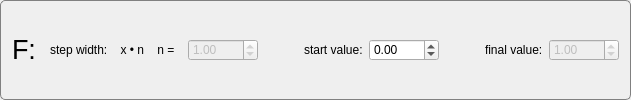
    <widget class="QGroupBox" name="gb_F">
     <property name="sizePolicy">
      <sizepolicy hsizetype="Preferred" vsizetype="Fixed">
       <horstretch>0</horstretch>
       <verstretch>0</verstretch>
      </sizepolicy>
     </property>
     <property name="styleSheet">
      <string notr="true">    QGroupBox  {
        background-color: qlineargradient(x1: 0, y1: 0, x2: 0, y2: 1,
                                          stop: 0 #E0E0E0, stop: 1 #FFFFFF);
        border: 1px solid gray;
        border-radius: 5px;
        margin-top: 3ex; /* leave space at the top for the title */
    }
     
    QGroupBox::title  {
        subcontrol-origin: margin;
		left: 12px;
        subcontrol-position: top left; /* position at the top center */
        padding: 1px;       
    }
</string>
     </property>
     <layout class="QHBoxLayout" name="horizontalLayout_5">
      <item>
       <widget class="QLabel" name="lb_F">
        <property name="sizePolicy">
         <sizepolicy hsizetype="Preferred" vsizetype="Fixed">
          <horstretch>0</horstretch>
          <verstretch>0</verstretch>
         </sizepolicy>
        </property>
        <property name="font">
         <font>
          <family>Arial</family>
          <pointsize>20</pointsize>
          <weight>50</weight>
          <bold>false</bold>
         </font>
        </property>
        <property name="text">
         <string>F: </string>
        </property>
       </widget>
      </item>
      <item>
       <widget class="QLabel" name="lb_StepValueF">
        <property name="sizePolicy">
         <sizepolicy hsizetype="Preferred" vsizetype="Fixed">
          <horstretch>0</horstretch>
          <verstretch>0</verstretch>
         </sizepolicy>
        </property>
        <property name="text">
         <string>step width:    x • n    n =  </string>
        </property>
       </widget>
      </item>
      <item>
       <widget class="QDoubleSpinBox" name="dsb_StepVauleF">
        <property name="enabled">
         <bool>false</bool>
        </property>
        <property name="sizePolicy">
         <sizepolicy hsizetype="Fixed" vsizetype="Fixed">
          <horstretch>0</horstretch>
          <verstretch>0</verstretch>
         </sizepolicy>
        </property>
        <property name="minimumSize">
         <size>
          <width>70</width>
          <height>0</height>
         </size>
        </property>
        <property name="maximumSize">
         <size>
          <width>70</width>
          <height>16777215</height>
         </size>
        </property>
        <property name="value">
         <double>1.000000000000000</double>
        </property>
       </widget>
      </item>
      <item>
       <spacer name="horizontalSpacer_7">
        <property name="orientation">
         <enum>Qt::Horizontal</enum>
        </property>
        <property name="sizeHint" stdset="0">
         <size>
          <width>40</width>
          <height>20</height>
         </size>
        </property>
       </spacer>
      </item>
      <item>
       <widget class="QLabel" name="lb_StartValueF">
        <property name="sizePolicy">
         <sizepolicy hsizetype="Preferred" vsizetype="Fixed">
          <horstretch>0</horstretch>
          <verstretch>0</verstretch>
         </sizepolicy>
        </property>
        <property name="text">
         <string>start value:</string>
        </property>
       </widget>
      </item>
      <item>
       <widget class="QDoubleSpinBox" name="dsb_StartValueF">
        <property name="sizePolicy">
         <sizepolicy hsizetype="Fixed" vsizetype="Fixed">
          <horstretch>0</horstretch>
          <verstretch>0</verstretch>
         </sizepolicy>
        </property>
        <property name="minimumSize">
         <size>
          <width>70</width>
          <height>0</height>
         </size>
        </property>
        <property name="maximumSize">
         <size>
          <width>70</width>
          <height>16777215</height>
         </size>
        </property>
        <property name="minimum">
         <double>-999999.989999999990687</double>
        </property>
        <property name="maximum">
         <double>999999.989999999990687</double>
        </property>
        <property name="value">
         <double>0.000000000000000</double>
        </property>
       </widget>
      </item>
      <item>
       <spacer name="horizontalSpacer_8">
        <property name="orientation">
         <enum>Qt::Horizontal</enum>
        </property>
        <property name="sizeType">
         <enum>QSizePolicy::Fixed</enum>
        </property>
        <property name="sizeHint" stdset="0">
         <size>
          <width>40</width>
          <height>20</height>
         </size>
        </property>
       </spacer>
      </item>
      <item>
       <widget class="QLabel" name="lb_EndF">
        <property name="sizePolicy">
         <sizepolicy hsizetype="Preferred" vsizetype="Fixed">
          <horstretch>0</horstretch>
          <verstretch>0</verstretch>
         </sizepolicy>
        </property>
        <property name="text">
         <string>final value:</string>
        </property>
       </widget>
      </item>
      <item>
       <widget class="QDoubleSpinBox" name="dsb_EndValueF">
        <property name="enabled">
         <bool>false</bool>
        </property>
        <property name="minimumSize">
         <size>
          <width>70</width>
          <height>0</height>
         </size>
        </property>
        <property name="maximumSize">
         <size>
          <width>70</width>
          <height>16777215</height>
         </size>
        </property>
        <property name="minimum">
         <double>-999999.989999999990687</double>
        </property>
        <property name="maximum">
         <double>999999.989999999990687</double>
        </property>
        <property name="value">
         <double>1.000000000000000</double>
        </property>
       </widget>
      </item>
     </layout>
    </widget>
